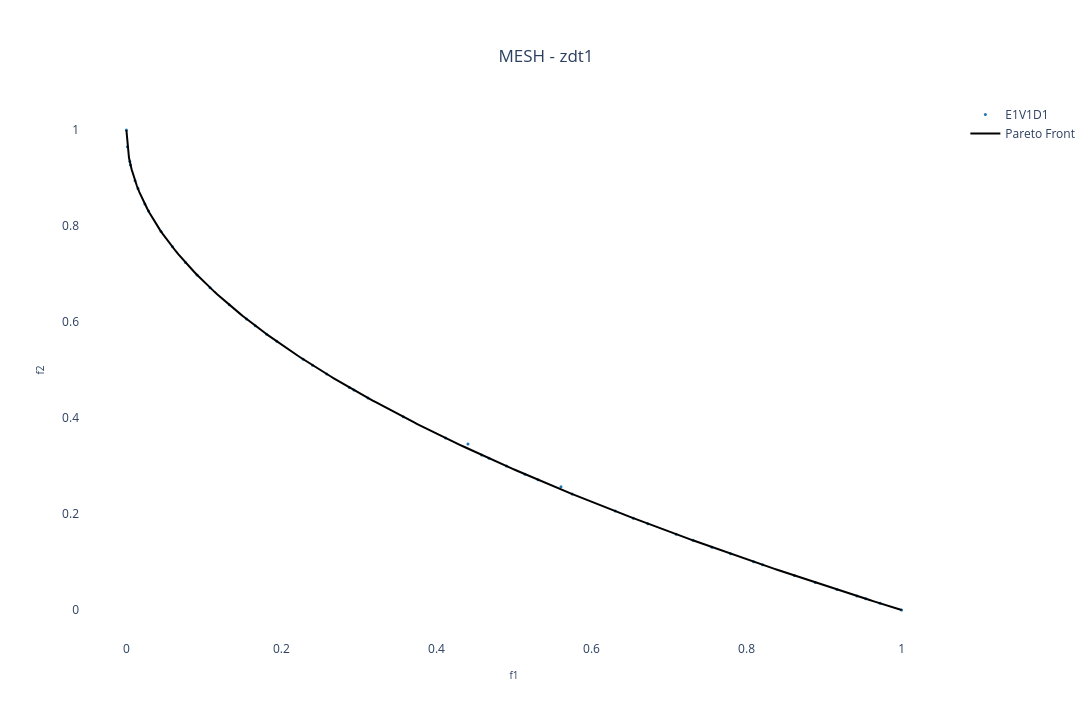

Source (notebook cell):
### Markdown cell above
## Benchmark 2D:

### Code cell
pareto_front = []

experiment_name = "zdt1"
num_run = 30 # Number of runs
position_dim = 10 # Number of variables
population_size = 50 # Population size
max_fit_eval = 15000 # Maximum number of fitness evaluations
n_pareto_points = 300 # Number of Pareto points to be generated

# Choosing the files
choose_global_best_attribution_type = [0] # [0,1,2,3] # [0, 1, 2, 3]
choose_dm_pool_type = [0] # [0, 1, 2]
choose_de_mutation_type = [0] # [0, 1, 2, 3, 4]

# Name of chosen files
file_names = [
        f"E{i+1}V{j+1}D{k+1}_{experiment_name}.pkl"
        for i in choose_global_best_attribution_type
        for j in choose_dm_pool_type
        for k in choose_de_mutation_type
    ]
num_dataset = len(file_names) # Number of dataset

solid_colors = [mcolors.to_hex(cm.tab10(i)) for i in range(num_dataset + 1)] # List with solid colors

colorscales = pc.named_colorscales() # List of color scales
num_scales = len(colorscales)

for i in range(num_dataset):
  with open("../result/" + file_names[i], "rb") as f:
    r = pickle.load(f)
    pareto_front.append(
      go.Scatter(x=r['combined'][1][:,0],
                   y=r['combined'][1][:,1],
                   mode='markers', marker=dict(size=3, color=solid_colors[i]), #r['combined'][1][:,1], colorscale=colorscales[(i+1) % num_scales]),
                   name=file_names[i][:6],
                   showlegend=True)
    )

# Creating a subplot
fig = go.Figure()

for i in range(num_dataset):
    fig.add_trace(pareto_front[i])

# Setting layout
fig.update_layout(
    showlegend=True,
    xaxis=dict(title=dict(text='f1', font=dict(size=10))),
    yaxis=dict(title=dict(text='f2', font=dict(size=10))),
    title=dict(
        text='MESH - ' + experiment_name,
        x=0.5,  # Centering the title
        xanchor='center',
        yanchor='top'
    ),
    #margin=dict(l=0, r=0, b=0, t=0), # Rearrange the margin
    width=1520,   # Figure width (pixels)
    height=720,  # Figure height (pixels)
    paper_bgcolor="white",
    plot_bgcolor='white'
)

# Plotting the Pareto front
real_pareto_front_list = get_pareto(experiment_name, n_pareto_points, position_dim, 2)
for rpf in real_pareto_front_list:
    fig.add_trace(
        go.Scatter(x=rpf[:,0],
            y=rpf[:,1],
            mode='lines', marker=dict(size=3, color='black'),
            name='Pareto Front',
            showlegend=True
            )
        )

# Showing the figure
fig.show()

### Figure 1 — Plotly figure (JSON) as saved in the notebook; plotly's stock layout.template omitted (floating-point values rounded to 4 significant figures; data arrays with more than 128 entries replaced by an {"elided": "..."} marker saying what was removed)
{"data": [{"marker": {"color": "#1f77b4", "size": 3}, "mode": "markers", "name": "E1V1D1", "showlegend": true, "type": "scatter", "x": [0, 0.00122, 0.004382, 0.005279, 0.01113, 0.01486, 0.02381, 0.02849, 0.04466, 0.0595, 0.07624, 0.09113, 0.1079, 0.1327, 0.1549, 0.1662, 0.1809, 0.194, 0.2281, 0.2402, 0.2584, 0.2876, 0.2935, 0.3116, 0.3571, 0.4117, 0.4406, 0.4582, 0.4678, 0.4903, 0.5141, 0.531, 0.5606, 0.575, 0.6306, 0.654, 0.6726, 0.7092, 0.7308, 0.7553, 0.7794, 0.8091, 0.8207, 0.8617, 0.8886, 0.9166, 0.9424, 0.9538, 0.9723, 1], "y": [1, 0.9651, 0.9342, 0.9273, 0.8945, 0.8781, 0.8457, 0.8312, 0.7887, 0.7567, 0.7239, 0.6981, 0.6715, 0.6358, 0.6064, 0.5923, 0.5747, 0.5597, 0.5224, 0.5099, 0.4919, 0.4637, 0.4582, 0.4418, 0.4024, 0.3583, 0.3458, 0.3231, 0.3163, 0.2998, 0.283, 0.2714, 0.2566, 0.2417, 0.2061, 0.1913, 0.1799, 0.1579, 0.1451, 0.1309, 0.1172, 0.1008, 0.09405, 0.07175, 0.05734, 0.04262, 0.02924, 0.02351, 0.01396, 0]}, {"marker": {"color": "black", "size": 3}, "mode": "lines", "name": "Pareto Front", "showlegend": true, "type": "scatter", "x": {"elided": "300 float values"}, "y": {"elided": "300 float values"}}], "layout": {"height": 720, "paper_bgcolor": "white", "plot_bgcolor": "white", "showlegend": true, "title": {"text": "MESH - zdt1", "x": 0.5, "xanchor": "center", "yanchor": "top"}, "width": 1520, "xaxis": {"title": {"font": {"size": 10}, "text": "f1"}}, "yaxis": {"title": {"font": {"size": 10}, "text": "f2"}}}}
